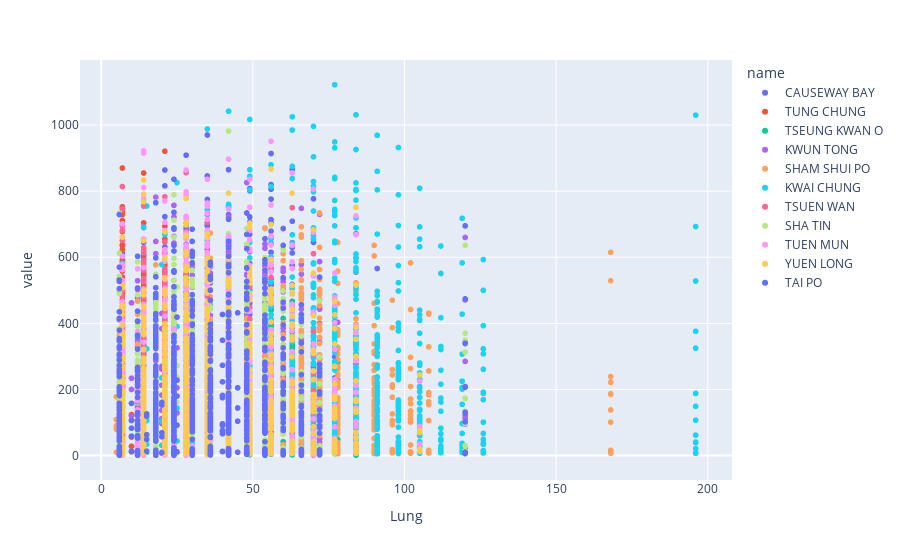

The code cell stored with this chart in its notebook:
### Code cell
px.scatter(data_frame=EE, x='Lung', y='value',color='name')

### Figure 1 — Plotly figure (JSON) as saved in the notebook; plotly's stock layout.template omitted (floating-point values rounded to 4 significant figures; data arrays with more than 128 entries replaced by an {"elided": "..."} marker saying what was removed)
{"data": [{"hovertemplate": "name=CAUSEWAY BAY<br>Lung=%{x}<br>value=%{y}<extra></extra>", "legendgroup": "CAUSEWAY BAY", "marker": {"color": "#636efa", "symbol": "circle"}, "mode": "markers", "name": "CAUSEWAY BAY", "showlegend": true, "type": "scattergl", "x": {"elided": "1455 int values"}, "xaxis": "x", "y": {"elided": "1455 float values"}, "yaxis": "y"}, {"hovertemplate": "name=TUNG CHUNG<br>Lung=%{x}<br>value=%{y}<extra></extra>", "legendgroup": "TUNG CHUNG", "marker": {"color": "#EF553B", "symbol": "circle"}, "mode": "markers", "name": "TUNG CHUNG", "showlegend": true, "type": "scattergl", "x": {"elided": "1194 int values"}, "xaxis": "x", "y": {"elided": "1194 float values"}, "yaxis": "y"}, {"hovertemplate": "name=TSEUNG KWAN O<br>Lung=%{x}<br>value=%{y}<extra></extra>", "legendgroup": "TSEUNG KWAN O", "marker": {"color": "#00cc96", "symbol": "circle"}, "mode": "markers", "name": "TSEUNG KWAN O", "showlegend": true, "type": "scattergl", "x": {"elided": "594 int values"}, "xaxis": "x", "y": {"elided": "594 float values"}, "yaxis": "y"}, {"hovertemplate": "name=KWUN TONG<br>Lung=%{x}<br>value=%{y}<extra></extra>", "legendgroup": "KWUN TONG", "marker": {"color": "#ab63fa", "symbol": "circle"}, "mode": "markers", "name": "KWUN TONG", "showlegend": true, "type": "scattergl", "x": {"elided": "1243 int values"}, "xaxis": "x", "y": {"elided": "1243 float values"}, "yaxis": "y"}, {"hovertemplate": "name=SHAM SHUI PO<br>Lung=%{x}<br>value=%{y}<extra></extra>", "legendgroup": "SHAM SHUI PO", "marker": {"color": "#FFA15A", "symbol": "circle"}, "mode": "markers", "name": "SHAM SHUI PO", "showlegend": true, "type": "scattergl", "x": {"elided": "1246 int values"}, "xaxis": "x", "y": {"elided": "1246 float values"}, "yaxis": "y"}, {"hovertemplate": "name=KWAI CHUNG<br>Lung=%{x}<br>value=%{y}<extra></extra>", "legendgroup": "KWAI CHUNG", "marker": {"color": "#19d3f3", "symbol": "circle"}, "mode": "markers", "name": "KWAI CHUNG", "showlegend": true, "type": "scattergl", "x": {"elided": "1439 int values"}, "xaxis": "x", "y": {"elided": "1439 float values"}, "yaxis": "y"}, {"hovertemplate": "name=TSUEN WAN<br>Lung=%{x}<br>value=%{y}<extra></extra>", "legendgroup": "TSUEN WAN", "marker": {"color": "#FF6692", "symbol": "circle"}, "mode": "markers", "name": "TSUEN WAN", "showlegend": true, "type": "scattergl", "x": {"elided": "1378 int values"}, "xaxis": "x", "y": {"elided": "1378 float values"}, "yaxis": "y"}, {"hovertemplate": "name=SHA TIN<br>Lung=%{x}<br>value=%{y}<extra></extra>", "legendgroup": "SHA TIN", "marker": {"color": "#B6E880", "symbol": "circle"}, "mode": "markers", "name": "SHA TIN", "showlegend": true, "type": "scattergl", "x": {"elided": "1235 int values"}, "xaxis": "x", "y": {"elided": "1235 float values"}, "yaxis": "y"}, {"hovertemplate": "name=TUEN MUN<br>Lung=%{x}<br>value=%{y}<extra></extra>", "legendgroup": "TUEN MUN", "marker": {"color": "#FF97FF", "symbol": "circle"}, "mode": "markers", "name": "TUEN MUN", "showlegend": true, "type": "scattergl", "x": {"elided": "1433 int values"}, "xaxis": "x", "y": {"elided": "1433 float values"}, "yaxis": "y"}, {"hovertemplate": "name=YUEN LONG<br>Lung=%{x}<br>value=%{y}<extra></extra>", "legendgroup": "YUEN LONG", "marker": {"color": "#FECB52", "symbol": "circle"}, "mode": "markers", "name": "YUEN LONG", "showlegend": true, "type": "scattergl", "x": {"elided": "1442 int values"}, "xaxis": "x", "y": {"elided": "1442 float values"}, "yaxis": "y"}, {"hovertemplate": "name=TAI PO<br>Lung=%{x}<br>value=%{y}<extra></extra>", "legendgroup": "TAI PO", "marker": {"color": "#636efa", "symbol": "circle"}, "mode": "markers", "name": "TAI PO", "showlegend": true, "type": "scattergl", "x": {"elided": "1226 int values"}, "xaxis": "x", "y": {"elided": "1226 float values"}, "yaxis": "y"}], "layout": {"autosize": true, "legend": {"title": {"text": "name"}, "tracegroupgap": 0}, "margin": {"t": 60}, "xaxis": {"anchor": "y", "autorange": true, "domain": [0, 1], "range": [-6.938, 207.9], "title": {"text": "Lung"}, "type": "linear"}, "yaxis": {"anchor": "x", "autorange": true, "domain": [0, 1], "range": [-85.8, 1209.0], "title": {"text": "value"}, "type": "linear"}}}
